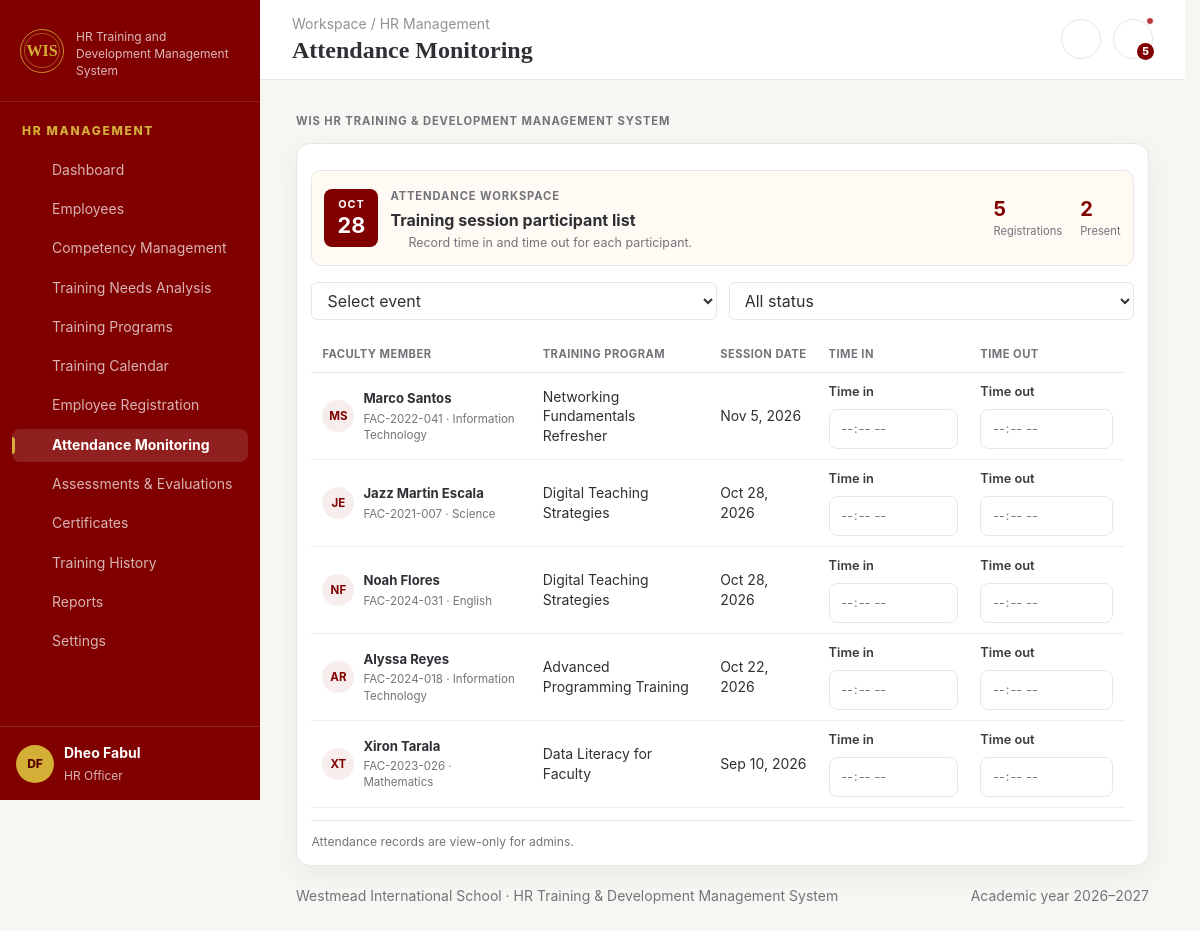
/admin/attendance.php (signed in), run on the app's committed database.
### tables this page shows
CREATE TABLE `registrations` (
  `id` int(10) UNSIGNED NOT NULL,
  `employee_id` int(10) UNSIGNED NOT NULL,
  `program_id` int(10) UNSIGNED NOT NULL,
  `status` enum('Registered','In Progress','Completed','Withdrawn') NOT NULL DEFAULT 'Registered',
  `registered_at` timestamp NOT NULL DEFAULT current_timestamp()
);

CREATE TABLE `employees` (
  `id` int(10) UNSIGNED NOT NULL,
  `employee_code` varchar(30) NOT NULL,
  `first_name` varchar(80) NOT NULL,
  `last_name` varchar(80) NOT NULL,
  `email` varchar(160) NOT NULL,
  `phone` varchar(35) DEFAULT NULL,
  `department` varchar(100) NOT NULL,
  `job_title` varchar(120) NOT NULL,
  `specialization` varchar(120) NOT NULL,
  `hire_date` date DEFAULT NULL,
  `employment_status` enum('Active','On Leave','Inactive') NOT NULL DEFAULT 'Active',
  `created_at` timestamp NOT NULL DEFAULT current_timestamp()
);

CREATE TABLE `training_programs` (
  `id` int(10) UNSIGNED NOT NULL,
  `title` varchar(180) NOT NULL,
  `category` varchar(120) NOT NULL,
  `specialization` varchar(120) NOT NULL,
  `description` text DEFAULT NULL,
  `trainer_user_id` int(10) UNSIGNED DEFAULT NULL,
  `start_date` date NOT NULL,
  `end_date` date DEFAULT NULL,
  `start_time` time DEFAULT NULL,
  `venue` varchar(160) DEFAULT NULL,
  `capacity` smallint(5) UNSIGNED NOT NULL DEFAULT 30,
  `status` enum('Draft','Upcoming','Ongoing','Completed','Cancelled') NOT NULL DEFAULT 'Upcoming',
  `created_by` int(10) UNSIGNED DEFAULT NULL,
  `created_at` timestamp NOT NULL DEFAULT current_timestamp()
);

### admin/attendance.php (called while the page is built, shortened)
<?php
require_once __DIR__ . '/../includes/page_bootstrap.php';
require_once __DIR__ . '/../includes/renderers/attendance.php';
$content = render_attendance($pdo, $user);

### includes/page_bootstrap.php (called while the page is built, shortened)
<?php
require_once __DIR__ . '/functions.php';
require_once __DIR__ . '/render_helpers.php';
require_once __DIR__ . '/layout.php';
$user = current_user();

### includes/renderers/attendance.php (the view, shortened to what this page needs)
<?php
function render_attendance(PDO $pdo, array $user): string
{
    $role = strtolower((string)($user['role'] ?? ''));
    $sql = 'SELECT r.id AS registration_id, r.status AS registration_status, p.id AS program_id, '
        . 'e.employee_code, e.first_name, e.last_name, e.department, '
        . 'p.title, p.status AS program_status, p.start_date, a.attendance_status, a.remarks '
        . 'FROM registrations r '
        . 'JOIN employees e ON e.id = r.employee_id '
        . 'JOIN training_programs p ON p.id = r.program_id '
        . 'LEFT JOIN attendance a ON a.registration_id = r.id';
    $params = [];
    $sql .= ' ORDER BY p.start_date DESC, e.last_name, e.first_name';
    $st = $pdo->prepare($sql);
    $st->execute($params);
    $data = $st->fetchAll(PDO::FETCH_ASSOC);
    $html = '<div class="attendance-page">';
    $html .= page_intro(
        '',
        ''
    );
    $presentCount = count(array_filter(
        $data,
        static fn(array $row): bool => ($row['attendance_status'] ?? '') === 'Present'
    ));
    $canEditAttendance = $role === 'trainer';
    $eventOptions = [];
    foreach ($data as $row) {
        $eventName = trim((string)($row['title'] ?? ''));
        $status = trim((string)($row['program_status'] ?? ''));
        $statusOrder = ['Ongoing' => 0, 'Completed' => 1, 'Upcoming' => 2];
        $order = array_key_exists($status, $statusOrder) ? $statusOrder[$status] : 99;
        $eventOptions[$eventName] = [
            'id' => (int)($row['program_id'] ?? 0),
            'title' => $eventName,
            'status' => $status,
            'order' => $order,
        ];
    }
    uasort($eventOptions, static function (array $a, array $b): int {
        if ($a['order'] !== $b['order']) {
            return $a['order'] <=> $b['order'];
        }
        return strcasecmp($a['title'], $b['title']);
    });
    $html .= '<form method="post" class="attendance-form">'
        . '<input type="hidden" name="csrf_token" value="' . h(csrf_token()) . '">'
        . '<input type="hidden" name="action" value="mark_attendance">'
        . '<section class="card attendance-card">';
    $html .= '<div class="session-banner">'
        . '<div class="date-tile light"><b>' . h(strtoupper(date('M'))) . '</b>'
        . '<strong>' . h(date('d')) . '</strong></div>'
        . '<div class="session-banner-copy"><span class="eyebrow">Attendance workspace</span>'
        . '<h3>Training session participant list</h3><p>'
        . icon('calendar', 13) . ' Record time in and time out for each participant.</p></div>'
        . '<div class="session-stats"><span><b>' . count($data)
        . '</b><small>Registrations</small></span><span><b>' . $presentCount
        . '</b><small>Present</small></span></div></div>'
        . '<div class="attendance-filter-row">'
        . '<select class="attendance-filter-select" id="attendance-event-filter" aria-label="Filter attendance by event">'
        . '<option value="">Select event</option>';
    foreach ($eventOptions as $event) {
        $label = $event['status'] !== '' ? $event['status'] . ' · ' . $event['title'] : $event['title'];
        $html .= '<option value="' . h($event['title']) . '">' . h($label) . '</option>';
    }
    $html .= '</select>'
        . '<select class="attendance-filter-select attendance-status-filter" id="attendance-status-filter" aria-label="Filter attendance by status">'
        . '<option value="">All status</option>'
        . '<option value="Present">Present</option>'
        . '<option value="Late">Late</option>'
        . '<option value="Absent">Absent</option>'
        . '</select>'
        . '</div>'
        . '<div class="table-wrap attendance-table-wrap" data-max-rows="5">'
        . '<table class="attendance-table"><thead><tr>'
        . '<th>Faculty member</th><th>Training program</th><th>Session date</th>'
        . '<th>Time in</th><th>Time out</th></tr></thead><tbody>';
    foreach ($data as $r) {
        $id = (int)$r['registration_id'];
        $firstName = (string)($r['first_name'] ?? '');
        $lastName = (string)($r['last_name'] ?? '');
        $fullName = trim($firstName . ' ' . $lastName);
        $programTitle = (string)($r['title'] ?? '');
        $timeIn = '';
        $timeOut = '';
        $startDate = !empty($r['start_date'])
            ? date('M j, Y', strtotime((string)$r['start_date']))
            : '—';
        $attendanceStatus = (string)($r['attendance_status'] ?? '');
        $html .= '<tr data-event="' . h($programTitle) . '" data-status="' . h($attendanceStatus) . '"><td><div class="person-cell"><span class="avatar">'
            . h(initials($fullName)) . '</span><span class="person-cell-details"><b>'
            . h($fullName) . '</b><small>'
            . h((string)($r['employee_code'] ?? '') . ' · ' . (string)($r['department'] ?? ''))
            . '</small></span></div></td><td>'
            . h($programTitle) . '</td><td>' . h($startDate)
            . '</td><td><div class="attendance-time-wrap">'
            . '<label class="attendance-time-label" for="time_in_' . $id . '">Time in</label>'
            . '<input id="time_in_' . $id . '" type="time" name="time_in[' . $id . ']" class="table-input attendance-time attendance-time-field" value="' . h($timeIn) . '" aria-label="Time in for ' . h($fullName) . '"' . ($canEditAttendance ? '' : ' readonly disabled') . '></div></td>'
            . '<td><div class="attendance-time-wrap">'
            . '<label class="attendance-time-label" for="time_out_' . $id . '">Time out</label>'
            . '<input id="time_out_' . $id . '" type="time" name="time_out[' . $id . ']" class="table-input attendance-time attendance-time-field" value="' . h($timeOut) . '" aria-label="Time out for ' . h($fullName) . '"' . ($canEditAttendance ? '' : ' readonly disabled') . '></div></td></tr>';
    }
    $html .= '</tbody></table></div>'
        . ($canEditAttendance
            ? '<div class="save-bar attendance-save-bar"><span>Changes are saved to the database when submitted.</span>'
                . '<button class="btn" type="submit">Save attendance ' . icon('check')
                . '</button></div>'
            : '<div class="save-bar attendance-save-bar"><span>Attendance records are view-only for admins.</span></div>')
        . '</section></form>'
        . '<script>'
        . '(function () {'
        . 'var eventFilter = document.getElementById("attendance-event-filter");'
        . 'var statusFilter = document.getElementById("attendance-status-filter");'
        . 'var rows = Array.prototype.slice.call(document.querySelectorAll(".attendance-table tbody tr[data-event]"));'
        . 'if ((!eventFilter && !statusFilter) || rows.length === 0) return;'
        . 'var applyFilters = function () {'
        . 'var selectedEvent = eventFilter ? eventFilter.value.trim() : "";'
        . 'var selectedStatus = statusFilter ? statusFilter.value.trim() : "";'
        . 'rows.forEach(function (row) {'
        . 'var eventName = (row.getAttribute("data-event") || "").trim();'
        . 'var statusName = (row.getAttribute("data-status") || "").trim();'
        . 'var eventMatch = selectedEvent === "" || eventName === selectedEvent;'
        . 'var statusMatch = selectedStatus === "" || statusName === selectedStatus;'
        . 'row.style.display = (eventMatch && statusMatch) ? "" : "none";'
        . '});'
        . '};'
        . 'if (eventFilter) eventFilter.addEventListener("change", applyFilters);'
        . 'if (statusFilter) statusFilter.addEventListener("change", applyFilters);'
        . '})();'
        . '</script>'
        . '</div>';
    return $html;
}

### assets/style.css (style rules this page uses)
:root { --font-heading: Georgia, "Times New Roman", serif; --font-body: Inter, ui-sans-serif, system-ui, -apple-system, BlinkMacSystemFont, "Segoe UI", sans-serif; --text-xs: .75rem; --text-sm: .875rem; --text-base: 1rem; --text-lg: 1.125rem; --text-xl: 1.5rem; --text-2xl: 2rem; --text-metric: 1.5rem; --page: #f7f6f3; --surface: #ffffff; --card-border: #e7e1d9; --ink: #2f3035; --ink-strong: #2a2927; --muted: #73747a; --muted-soft: #6b6761; --maroon: #800000; --maroon-dark: #590000; --maroon-soft: #f8eded; --gold: #d4af37; --gold-soft: #fff8df; --cream: #fff9ed; --line: #e9e7e2; --green: #237a57; --green-soft: #eaf7f1; --red: #b53939; --red-soft: #fceded; --blue: #326ca8; --blue-soft: #edf4fb; --shadow: 0 8px 28px rgba(36, 24, 20, .06); font-family: var(--font-body); font-size: var(--text-base); color: var(--ink); background: var(--page); font-synthesis: none; }
*, *::before, *::after { box-sizing: border-box; }
html { min-height: 100%; overflow-y: scroll; scrollbar-gutter: stable; }
body { margin: 0; min-width: 320px; min-height: 100vh; font-family: var(--font-body); color: var(--ink); background: #f7f6f3; line-height: 1.45; }
button, input, select, textarea { font: inherit; }
button:disabled, input:disabled, select:disabled, textarea:disabled { cursor: not-allowed; opacity: .65; }
h1, h2, h3, h4, p { overflow-wrap: anywhere; }
h1, h2, h3, h4 { color: inherit; }
.avatar { display: inline-flex; flex: 0 0 38px; align-items: center; justify-content: center; width: 38px; height: 38px; border-radius: 50%; color: var(--maroon); background: var(--maroon-soft); font-size: var(--text-xs); font-weight: 800; }
input, select, textarea { max-width: 100%; }
input:not([type="checkbox"]):not([type="radio"]), select, textarea { width: 100%; min-height: 40px; padding: 9px 11px; border: 1px solid #dedbd5; border-radius: 8px; color: var(--ink); background: #fff; }
.card { min-width: 0; padding: 20px; border: 1px solid var(--line); border-radius: 14px; background: #fff; box-shadow: var(--shadow); }
.table-wrap, .table-responsive { width: 100%; min-width: 0; overflow-x: auto; overscroll-behavior-x: contain; }
table { width: 100%; max-width: 100%; border-collapse: collapse; }
th, td { padding: 12px 14px; border-bottom: 1px solid #efede9; text-align: left; vertical-align: middle; }
th { color: #77777a; background: #faf9f7; font-size: var(--text-xs); font-weight: 800; letter-spacing: .06em; text-transform: uppercase; }
td { font-size: var(--text-sm); }
.eyebrow { color: var(--muted, #73747a); font-size: .7rem; font-weight: 700; letter-spacing: .08em; text-transform: uppercase; }

### includes/layout.php (style rules this page uses)
html { overflow-y: scroll; scrollbar-gutter: stable; }
.table-wrap { min-width: 0; scrollbar-gutter: stable; overscroll-behavior: contain; }

### data on the page
registrations: employee.last_name "MS", employee.last_name "Marco Santos", employee.department "FAC-2022-041 · Information Technology", program.title "Networking Fundamentals Refresher", program.start_date "Nov 5, 2026"
registrations: employee.last_name "JE", employee.last_name "Jazz Martin Escala", employee.department "FAC-2021-007 · Science", program.title "Digital Teaching Strategies", program.start_date "Oct 28, 2026"
registrations: employee.last_name "NF", employee.last_name "Noah Flores", employee.department "FAC-2024-031 · English", program.title "Digital Teaching Strategies", program.start_date "Oct 28, 2026"
registrations: employee.last_name "AR", employee.last_name "Alyssa Reyes", employee.department "FAC-2024-018 · Information Technology", program.title "Advanced Programming Training", program.start_date "Oct 22, 2026"
registrations: employee.last_name "XT", employee.last_name "Xiron Tarala", employee.department "FAC-2023-026 · Mathematics", program.title "Data Literacy for Faculty", program.start_date "Sep 10, 2026"

### other printed values
$roleText "HR MANAGEMENT"
$label "Dashboard"
$label "Employees"
$label "Competency Management"
$label "Training Needs Analysis"
$label "Training Programs"
$label "Training Calendar"
$label "Employee Registration"
$label "Attendance Monitoring"
$label "Assessments & Evaluations"
$label "Certificates"
$label "Training History"
$label "Reports"
$label "Settings"
$initial "DF"
